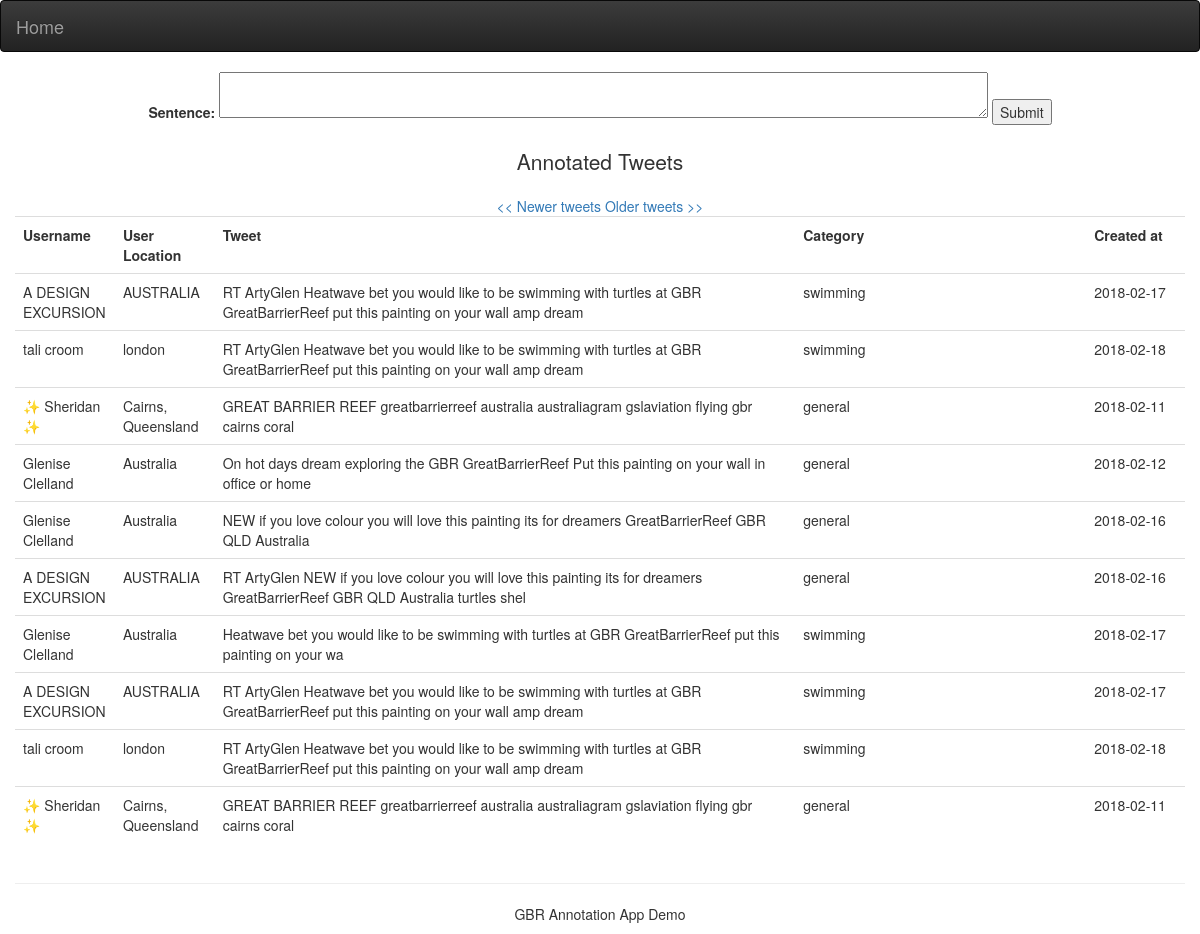
/4, run on the app's committed database.
### models.py (models this page shows)
class Tweet(db.Model):
    __tablename__ = "tweets"
    id = db.Column('id', db.Integer, primary_key=True)
    id_str = db.Column('id_str',db.Unicode)
    user_id = db.Column('user_id', db.Integer, db.ForeignKey('users.id'))
    text = db.Column('text', db.Unicode)
    created_at = db.Column('created_at', db.Date, default=datetime.utcnow)
    verified = db.Column('verified', db.Boolean, default=False)
    category = db.Column('category',db.Unicode)
    users = db.relationship('User', foreign_keys=user_id, backref="tweets")

class User(db.Model):
    __tablename__ = "users"
    id = db.Column('id', db.Integer, primary_key=True)
    name = db.Column('name', db.Unicode)
    screen_name = db.Column('screen_name',db.Unicode)
    created_at = db.Column('created_at',db.Date,default=datetime.utcnow)
    location = db.Column('location',db.Unicode)

### annotation.py (the view)
@app.route('/', methods=['GET', 'POST'])
@app.route('/<int:page>', methods=['GET', 'POST'])
def list_all(page=1):
    form = manual_test()
    tweets = Tweet.query.order_by(Tweet.id.desc()).paginate(page, config.TWEETS_PER_PAGE, error_out=False)
    return render_template(
        'list.html',
        categories=Category.query.all(),
        tweets=tweets,
        form=form
    )

### annotation.py
class ReusableForm(Form):
    sentence = TextAreaField('Sentence:', validators=[validators.required()])

### annotation.py (called while the page is built, shortened)
def manual_test():
    form = ReusableForm(request.form)
    print(form.errors)
    return form

### templates/list.html (shortened to what this page needs)
{% extends 'layout.html' %}
{% from 'macros.html' import icon %}
{% block content %}
    <div class="container" align="center">
        <form class="manual" action="" method="post">
            <div class="input text">
                {{ form.sentence.label }} {{ form.sentence(row='30',cols='100') }}
            </div>
            <div class="input submit">
                <input type="submit" value="Submit"/>
            </div>
        </form>
    </div>
    <div class="row" align="center">
        <div class="col-md-9" id="mytable">
            <h3 class="lead">Annotated Tweets</h3>
            <table id="tweet-table" class="table">
                <tr>
                    <th>Username</th>
                    <th>User Location</th>
                    <th>Tweet</th>
                    <th>Category</th>
                    <th>Created at</th>
                </tr>
                {%- for tweet in tweets.items %}
                    <tr>
                        <td width="100px">{{ tweet.users.name }}</td>
                        <td width="100px">{{ tweet.users.location }}</td>
                        <td width="600px">{{ tweet.text }}</td>
                        <td width="300px">{{ tweet.category }}</td>
                        <td width="100px">{{ tweet.created_at }}</td>
                    </tr>
                {%- endfor %}
                {% if tweets.has_prev %}
                    <a href="{{ url_for('list_all',page=tweets.prev_num) }}">&lt;&lt; Newer tweets </a>
                {% else %}
                    &lt;&lt; Newer tweets
                {% endif %}
                {% if tweets.has_next %}
                    <a href="{{ url_for('list_all',page=tweets.next_num) }}"> Older tweets &gt;&gt;</a>
                {% else %}
                    Older tweets &gt;&gt;
                {% endif %}
            </table>
        </div>
    </div>
{% endblock %}

### templates/layout.html (style rules this page uses)
#mytable { width: 100%; }
div.container { width: 100%; vertical-align: middle; }
form { display: inline-block; }
.input { display: inline; }

### data on the page
Tweet: users.name "A DESIGN EXCURSION", users.location "AUSTRALIA", text "RT ArtyGlen Heatwave bet you would like to be swimming with turtles at GBR GreatBarrierReef put this painting on your wall amp dream", category "swimming", created_at "2018-02-17"
Tweet: users.name "tali croom", users.location "london", text "RT ArtyGlen Heatwave bet you would like to be swimming with turtles at GBR GreatBarrierReef put this painting on your wall amp dream", category "swimming", created_at "2018-02-18"
Tweet: users.name "✨ Sheridan ✨", users.location "Cairns, Queensland", text "GREAT BARRIER REEF greatbarrierreef australia australiagram gslaviation flying gbr cairns coral", category "general", created_at "2018-02-11"
Tweet: users.name "Glenise Clelland", users.location "Australia", text "On hot days dream exploring the GBR GreatBarrierReef Put this painting on your wall in office or home", category "general", created_at "2018-02-12"
Tweet: users.name "Glenise Clelland", users.location "Australia", text "NEW if you love colour you will love this painting its for dreamers GreatBarrierReef GBR QLD Australia", category "general", created_at "2018-02-16"
Tweet: users.name "A DESIGN EXCURSION", users.location "AUSTRALIA", text "RT ArtyGlen NEW if you love colour you will love this painting its for dreamers GreatBarrierReef GBR QLD Australia turtles shel", category "general", created_at "2018-02-16"
Tweet: users.name "Glenise Clelland", users.location "Australia", text "Heatwave bet you would like to be swimming with turtles at GBR GreatBarrierReef put this painting on your wa", category "swimming", created_at "2018-02-17"
Tweet: users.name "A DESIGN EXCURSION", users.location "AUSTRALIA", text "RT ArtyGlen Heatwave bet you would like to be swimming with turtles at GBR GreatBarrierReef put this painting on your wall amp dream", category "swimming", created_at "2018-02-17"
Tweet: users.name "tali croom", users.location "london", text "RT ArtyGlen Heatwave bet you would like to be swimming with turtles at GBR GreatBarrierReef put this painting on your wall amp dream", category "swimming", created_at "2018-02-18"
Tweet: users.name "✨ Sheridan ✨", users.location "Cairns, Queensland", text "GREAT BARRIER REEF greatbarrierreef australia australiagram gslaviation flying gbr cairns coral", category "general", created_at "2018-02-11"
